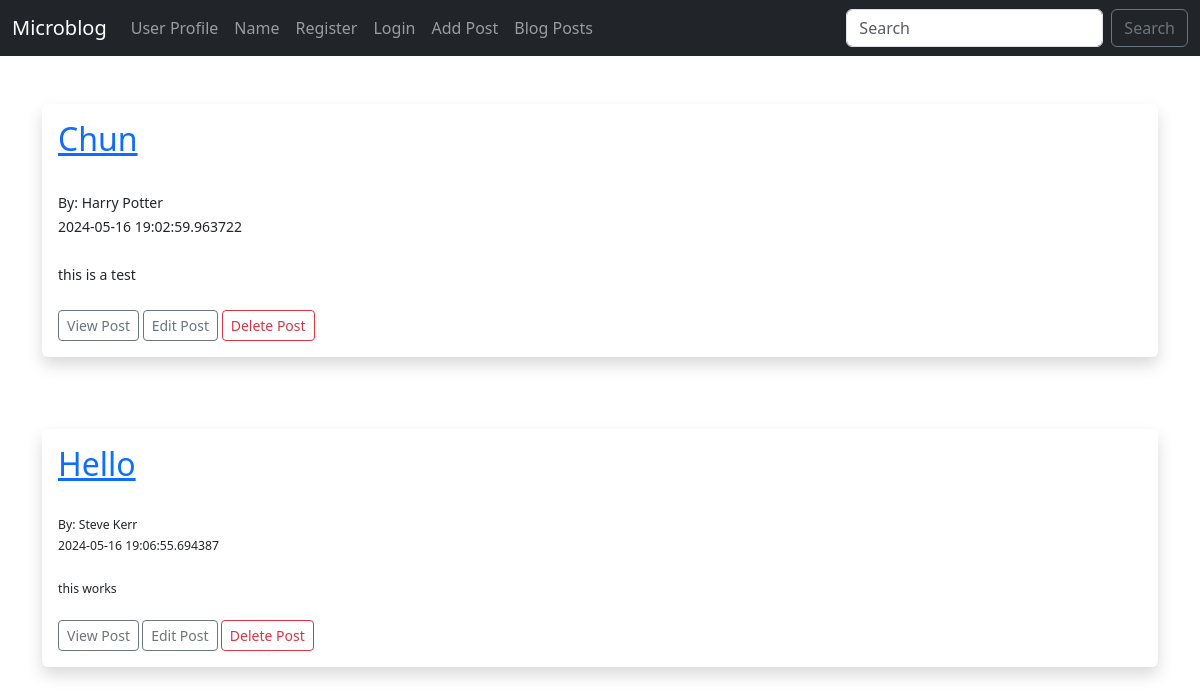
Page /posts on the earlier database version.
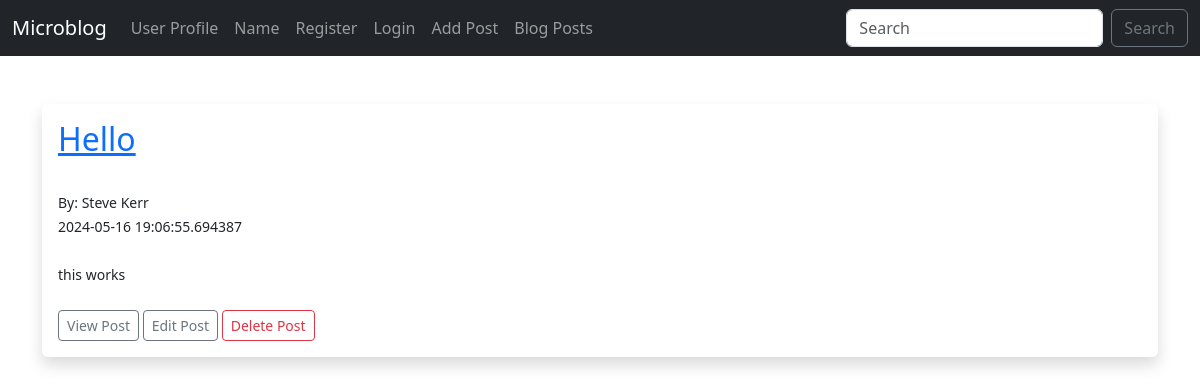
Same page on the later database version.
### app/models.py (models this page shows, shortened)
class Post(db.Model):
    id = db.Column(db.Integer, primary_key=True)
    title = db.Column(db.String(255))
    content = db.Column(db.Text)
    date_posted = db.Column(db.DateTime, default=datetime.utcnow)
    slug = db.Column(db.String(255))
    poster_id = db.Column(db.Integer, db.ForeignKey("user.id"))

class User(db.Model, UserMixin):
    id = db.Column(db.Integer, primary_key=True)
    username = db.Column(db.String(20), nullable=False, unique=True)
    name = db.Column(db.String(200), nullable=False)
    email = db.Column(db.String(120), nullable=False, unique=True)
    favourite_color = db.Column(db.String(120))
    date_added = db.Column(db.DateTime, default=datetime.utcnow)
    password_hash = db.Column(db.String(128))
    posts = db.relationship("Post", backref="poster")
    @property
    def password(self):
        raise AttributeError('Password is not a readable attribute!')

### app/routes.py (the view)
@app.route("/posts", methods=["GET"])
def posts():
    posts = Post.query.order_by(Post.date_posted)
    return render_template("posts.html", posts=posts)

### app/templates/posts.html (shortened to what this page needs)
{% extends "base.html" %}
{% block content %}
<br />
{% for post in posts %}
<div class="shadow p-3 mb-5 bg-body rounded">
    <h2><a href="{{ url_for('post', id=post.id)}}">{{ post.title }}</a></h2><br />
    <small>By: {{ post.poster.name }}<br/>
    {{ post.date_posted }}<br /><br />
    {{ post.content }}<br /><br />
    <a href="{{ url_for('post', id=post.id)}}" class="btn btn-outline-secondary btn-sm">View Post</a>
    <a href="{{ url_for('edit_post', id=post.id)}}" class="btn btn-outline-secondary btn-sm">Edit Post</a>
    <a href="{{ url_for('delete_post', id=post.id)}}" class="btn btn-outline-danger btn-sm">Delete Post</a>
</div>
<br />
{% endfor%}
{% endblock %}

### app/templates/base.html (shortened to what this page needs)
<!DOCTYPE html>
<html lang="en">
<head>
    <link href="https://cdn.jsdelivr.net/npm/bootstrap@5.3.3/dist/css/bootstrap.min.css" rel="stylesheet"
>
    <link href="{{ url_for('static',filename='css/style.css') }}" rel="stylesheet">
</head>
<body>
    {% include 'navbar.html' %}
    <br />
    <div class="container">
        {% block content %}{% endblock %}
    </div>
</body>
</html>

### app/templates/navbar.html (shortened to what this page needs)
<nav class="navbar navbar-expand-lg navbar-dark bg-dark">
    <div class="container-fluid">
        <a class="navbar-brand" href="{{ url_for('index') }}">Microblog</a>
        <div class="collapse navbar-collapse" id="navbarSupportedContent">
            <ul class="navbar-nav me-auto mb-2 mb-lg-0">
                <li class="nav-item">
                    <a class="nav-link" href="{{ url_for('user', name='Chun Wu') }}">User Profile</a>
                </li>
                <li class="nav-item">
                    <a class="nav-link" href="{{ url_for('name') }}">Name</a>
                </li>
                {% if current_user.is_authenticated %}
                <li class="nav-item">
                    <a class="nav-link" href="{{ url_for('dashboard') }}">Dashboard</a>
                </li>
                <li class="nav-item">
                    <a class="nav-link" href="{{ url_for('logout') }}">Logout</a>
                </li>
                {% else %}
                <li class="nav-item">
                    <a class="nav-link" href="{{ url_for('add_user') }}">Register</a>
                </li>
                <li class="nav-item">
                    <a class="nav-link" href="{{ url_for('login') }}">Login</a>
                </li>
                {% endif %}
                <li class="nav-item">
                    <a class="nav-link" href="{{ url_for('add_post') }}">Add Post</a>
                </li>
                <li class="nav-item">
                    <a class="nav-link" href="{{ url_for('posts') }}">Blog Posts</a>
                </li>
            </ul>
            <form class="d-flex" role="search">
                <input class="form-control me-2" type="search" placeholder="Search" aria-label="Search">
                <button class="btn btn-outline-secondary" type="submit">Search</button>
            </form>
        </div>
    </div>
</nav>

Differences in the rows shown:
removed Post: title "Chun", poster.name "Harry Potter", date_posted "2024-05-16 19:02:59.963722", content "this is a test"
